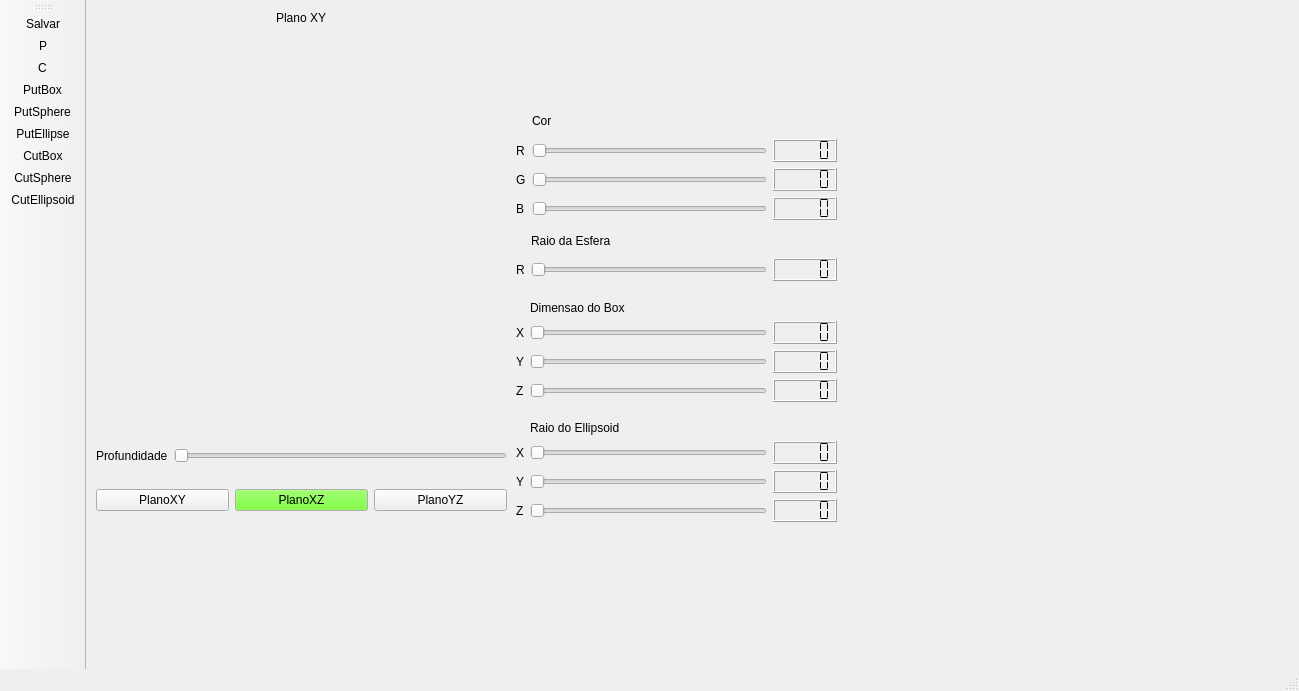
<?xml version="1.0" encoding="UTF-8"?>
<ui version="4.0">
 <class>MainWindow</class>
 <widget class="QMainWindow" name="MainWindow">
  <property name="geometry">
   <rect>
    <x>0</x>
    <y>0</y>
    <width>1299</width>
    <height>691</height>
   </rect>
  </property>
  <property name="windowTitle">
   <string>MainWindow</string>
  </property>
  <widget class="QWidget" name="centralwidget">
   <widget class="Plotter" name="widget" native="true">
    <property name="geometry">
     <rect>
      <x>10</x>
      <y>30</y>
      <width>411</width>
      <height>401</height>
     </rect>
    </property>
   </widget>
   <widget class="QWidget" name="horizontalLayoutWidget">
    <property name="geometry">
     <rect>
      <x>10</x>
      <y>480</y>
      <width>411</width>
      <height>41</height>
     </rect>
    </property>
    <layout class="QHBoxLayout" name="horizontalLayout">
     <item>
      <widget class="QPushButton" name="PlanoXY">
       <property name="text">
        <string>PlanoXY</string>
       </property>
      </widget>
     </item>
     <item>
      <widget class="QPushButton" name="PlanoXZ">
       <property name="palette">
        <palette>
         <active>
          <colorrole role="Button">
           <brush brushstyle="SolidPattern">
            <color alpha="255">
             <red>85</red>
             <green>255</green>
             <blue>0</blue>
            </color>
           </brush>
          </colorrole>
          <colorrole role="Link">
           <brush brushstyle="SolidPattern">
            <color alpha="255">
             <red>0</red>
             <green>0</green>
             <blue>255</blue>
            </color>
           </brush>
          </colorrole>
         </active>
         <inactive>
          <colorrole role="Button">
           <brush brushstyle="SolidPattern">
            <color alpha="255">
             <red>85</red>
             <green>255</green>
             <blue>0</blue>
            </color>
           </brush>
          </colorrole>
          <colorrole role="Link">
           <brush brushstyle="SolidPattern">
            <color alpha="255">
             <red>0</red>
             <green>0</green>
             <blue>255</blue>
            </color>
           </brush>
          </colorrole>
         </inactive>
         <disabled>
          <colorrole role="Button">
           <brush brushstyle="SolidPattern">
            <color alpha="255">
             <red>85</red>
             <green>255</green>
             <blue>0</blue>
            </color>
           </brush>
          </colorrole>
          <colorrole role="Link">
           <brush brushstyle="SolidPattern">
            <color alpha="255">
             <red>0</red>
             <green>0</green>
             <blue>255</blue>
            </color>
           </brush>
          </colorrole>
         </disabled>
        </palette>
       </property>
       <property name="text">
        <string>PlanoXZ</string>
       </property>
      </widget>
     </item>
     <item>
      <widget class="QPushButton" name="PlanoYZ">
       <property name="text">
        <string>PlanoYZ</string>
       </property>
      </widget>
     </item>
    </layout>
   </widget>
   <widget class="QWidget" name="horizontalLayoutWidget_2">
    <property name="geometry">
     <rect>
      <x>10</x>
      <y>440</y>
      <width>411</width>
      <height>31</height>
     </rect>
    </property>
    <layout class="QHBoxLayout" name="horizontalLayout_2">
     <item>
      <widget class="QLabel" name="label">
       <property name="text">
        <string>Profundidade</string>
       </property>
      </widget>
     </item>
     <item>
      <widget class="QSlider" name="Profundidade">
       <property name="maximum">
        <number>100</number>
       </property>
       <property name="sliderPosition">
        <number>0</number>
       </property>
       <property name="orientation">
        <enum>Qt::Horizontal</enum>
       </property>
      </widget>
     </item>
    </layout>
   </widget>
   <widget class="QLabel" name="label_5">
    <property name="geometry">
     <rect>
      <x>190</x>
      <y>10</y>
      <width>111</width>
      <height>16</height>
     </rect>
    </property>
    <property name="text">
     <string>Plano XY</string>
    </property>
   </widget>
   <widget class="QWidget" name="gridLayoutWidget">
    <property name="geometry">
     <rect>
      <x>430</x>
      <y>109</y>
      <width>321</width>
      <height>111</height>
     </rect>
    </property>
    <layout class="QGridLayout" name="gridLayout">
     <item row="1" column="0">
      <widget class="QLabel" name="label_2">
       <property name="text">
        <string>R</string>
       </property>
      </widget>
     </item>
     <item row="2" column="2">
      <widget class="QLCDNumber" name="GValor">
       <property name="segmentStyle">
        <enum>QLCDNumber::Flat</enum>
       </property>
      </widget>
     </item>
     <item row="1" column="2">
      <widget class="QLCDNumber" name="RValor">
       <property name="segmentStyle">
        <enum>QLCDNumber::Flat</enum>
       </property>
      </widget>
     </item>
     <item row="3" column="2">
      <widget class="QLCDNumber" name="BValor">
       <property name="segmentStyle">
        <enum>QLCDNumber::Flat</enum>
       </property>
      </widget>
     </item>
     <item row="2" column="1">
      <widget class="QSlider" name="SliderGreen">
       <property name="maximum">
        <number>255</number>
       </property>
       <property name="orientation">
        <enum>Qt::Horizontal</enum>
       </property>
      </widget>
     </item>
     <item row="3" column="0">
      <widget class="QLabel" name="label_4">
       <property name="text">
        <string>B</string>
       </property>
      </widget>
     </item>
     <item row="2" column="0">
      <widget class="QLabel" name="label_3">
       <property name="text">
        <string>G</string>
       </property>
      </widget>
     </item>
     <item row="0" column="1">
      <widget class="QLabel" name="label_6">
       <property name="text">
        <string>Cor</string>
       </property>
      </widget>
     </item>
     <item row="3" column="1">
      <widget class="QSlider" name="SliderBlue">
       <property name="maximum">
        <number>255</number>
       </property>
       <property name="orientation">
        <enum>Qt::Horizontal</enum>
       </property>
      </widget>
     </item>
     <item row="1" column="1">
      <widget class="QSlider" name="SliderRED">
       <property name="maximum">
        <number>255</number>
       </property>
       <property name="orientation">
        <enum>Qt::Horizontal</enum>
       </property>
      </widget>
     </item>
    </layout>
   </widget>
   <widget class="QWidget" name="gridLayoutWidget_2">
    <property name="geometry">
     <rect>
      <x>430</x>
      <y>230</y>
      <width>321</width>
      <height>51</height>
     </rect>
    </property>
    <layout class="QGridLayout" name="gridLayout_2">
     <item row="1" column="1">
      <widget class="QLabel" name="label_7">
       <property name="text">
        <string>Raio da Esfera</string>
       </property>
      </widget>
     </item>
     <item row="2" column="2">
      <widget class="QLCDNumber" name="RaioEsferaValor">
       <property name="segmentStyle">
        <enum>QLCDNumber::Flat</enum>
       </property>
      </widget>
     </item>
     <item row="2" column="1">
      <widget class="QSlider" name="SliderRaio">
       <property name="minimum">
        <number>1</number>
       </property>
       <property name="maximum">
        <number>100</number>
       </property>
       <property name="orientation">
        <enum>Qt::Horizontal</enum>
       </property>
      </widget>
     </item>
     <item row="2" column="0">
      <widget class="QLabel" name="label_16">
       <property name="text">
        <string>R</string>
       </property>
      </widget>
     </item>
    </layout>
   </widget>
   <widget class="QWidget" name="gridLayoutWidget_3">
    <property name="geometry">
     <rect>
      <x>430</x>
      <y>300</y>
      <width>321</width>
      <height>102</height>
     </rect>
    </property>
    <layout class="QGridLayout" name="gridLayout_3">
     <item row="4" column="0">
      <widget class="QLabel" name="label_11">
       <property name="text">
        <string>Z</string>
       </property>
      </widget>
     </item>
     <item row="3" column="2">
      <widget class="QLCDNumber" name="DimValorBoxY">
       <property name="segmentStyle">
        <enum>QLCDNumber::Flat</enum>
       </property>
      </widget>
     </item>
     <item row="2" column="2">
      <widget class="QLCDNumber" name="DimValorBoxX">
       <property name="segmentStyle">
        <enum>QLCDNumber::Flat</enum>
       </property>
      </widget>
     </item>
     <item row="4" column="1">
      <widget class="QSlider" name="SliderBoxDimZ">
       <property name="minimum">
        <number>1</number>
       </property>
       <property name="maximum">
        <number>100</number>
       </property>
       <property name="orientation">
        <enum>Qt::Horizontal</enum>
       </property>
      </widget>
     </item>
     <item row="3" column="1">
      <widget class="QSlider" name="SliderBoxDimY">
       <property name="minimum">
        <number>1</number>
       </property>
       <property name="maximum">
        <number>100</number>
       </property>
       <property name="orientation">
        <enum>Qt::Horizontal</enum>
       </property>
      </widget>
     </item>
     <item row="4" column="2">
      <widget class="QLCDNumber" name="DimValorBoxZ">
       <property name="segmentStyle">
        <enum>QLCDNumber::Flat</enum>
       </property>
      </widget>
     </item>
     <item row="2" column="1">
      <widget class="QSlider" name="SliderBoxDimX">
       <property name="minimum">
        <number>1</number>
       </property>
       <property name="maximum">
        <number>100</number>
       </property>
       <property name="orientation">
        <enum>Qt::Horizontal</enum>
       </property>
      </widget>
     </item>
     <item row="3" column="0">
      <widget class="QLabel" name="label_10">
       <property name="text">
        <string>Y</string>
       </property>
      </widget>
     </item>
     <item row="2" column="0">
      <widget class="QLabel" name="label_9">
       <property name="text">
        <string>X</string>
       </property>
      </widget>
     </item>
     <item row="1" column="1">
      <widget class="QLabel" name="label_8">
       <property name="text">
        <string>Dimensao do Box</string>
       </property>
      </widget>
     </item>
    </layout>
   </widget>
   <widget class="QWidget" name="gridLayoutWidget_4">
    <property name="geometry">
     <rect>
      <x>430</x>
      <y>420</y>
      <width>321</width>
      <height>102</height>
     </rect>
    </property>
    <layout class="QGridLayout" name="gridLayout_4">
     <item row="4" column="0">
      <widget class="QLabel" name="label_12">
       <property name="text">
        <string>Z</string>
       </property>
      </widget>
     </item>
     <item row="3" column="2">
      <widget class="QLCDNumber" name="DimValorEllipseY">
       <property name="segmentStyle">
        <enum>QLCDNumber::Flat</enum>
       </property>
      </widget>
     </item>
     <item row="2" column="2">
      <widget class="QLCDNumber" name="DimValorEllipseX">
       <property name="segmentStyle">
        <enum>QLCDNumber::Flat</enum>
       </property>
      </widget>
     </item>
     <item row="4" column="1">
      <widget class="QSlider" name="SliderEllipseDimZ">
       <property name="minimum">
        <number>1</number>
       </property>
       <property name="maximum">
        <number>100</number>
       </property>
       <property name="orientation">
        <enum>Qt::Horizontal</enum>
       </property>
      </widget>
     </item>
     <item row="3" column="1">
      <widget class="QSlider" name="SliderEllipseDimY">
       <property name="minimum">
        <number>1</number>
       </property>
       <property name="maximum">
        <number>100</number>
       </property>
       <property name="orientation">
        <enum>Qt::Horizontal</enum>
       </property>
      </widget>
     </item>
     <item row="4" column="2">
      <widget class="QLCDNumber" name="DimValorEllipseZ">
       <property name="segmentStyle">
        <enum>QLCDNumber::Flat</enum>
       </property>
      </widget>
     </item>
     <item row="2" column="1">
      <widget class="QSlider" name="SliderEllipseDimX">
       <property name="minimum">
        <number>1</number>
       </property>
       <property name="maximum">
        <number>100</number>
       </property>
       <property name="orientation">
        <enum>Qt::Horizontal</enum>
       </property>
      </widget>
     </item>
     <item row="3" column="0">
      <widget class="QLabel" name="label_13">
       <property name="text">
        <string>Y</string>
       </property>
      </widget>
     </item>
     <item row="2" column="0">
      <widget class="QLabel" name="label_14">
       <property name="text">
        <string>X</string>
       </property>
      </widget>
     </item>
     <item row="1" column="1">
      <widget class="QLabel" name="label_15">
       <property name="text">
        <string>Raio do Ellipsoid</string>
       </property>
      </widget>
     </item>
    </layout>
   </widget>
   <widget class="Cor" name="widgetCor" native="true">
    <property name="geometry">
     <rect>
      <x>550</x>
      <y>30</y>
      <width>91</width>
      <height>71</height>
     </rect>
    </property>
   </widget>
  </widget>
  <widget class="QMenuBar" name="menubar">
   <property name="geometry">
    <rect>
     <x>0</x>
     <y>0</y>
     <width>1299</width>
     <height>21</height>
    </rect>
   </property>
  </widget>
  <widget class="QStatusBar" name="statusbar"/>
  <widget class="QToolBar" name="toolBar">
   <property name="windowTitle">
    <string>toolBar</string>
   </property>
   <attribute name="toolBarArea">
    <enum>LeftToolBarArea</enum>
   </attribute>
   <attribute name="toolBarBreak">
    <bool>false</bool>
   </attribute>
   <addaction name="actionSalvar"/>
   <addaction name="actionPutVoxel"/>
   <addaction name="actionCutVoxel"/>
   <addaction name="actionPutBox"/>
   <addaction name="actionPutSphere"/>
   <addaction name="actionPutEllipse"/>
   <addaction name="actionCutBox"/>
   <addaction name="actionCutSphere"/>
   <addaction name="actionCutEllipsoid"/>
  </widget>
  <action name="actionPutBox">
   <property name="icon">
    <iconset resource="recursos.qrc">
     <normaloff>:/new/icones/putBoxIcon</normaloff>:/new/icones/putBoxIcon</iconset>
   </property>
   <property name="text">
    <string>PutBox</string>
   </property>
   <property name="toolTip">
    <string>PutBox</string>
   </property>
  </action>
  <action name="actionPutSphere">
   <property name="icon">
    <iconset resource="recursos.qrc">
     <normaloff>:/new/icones/putSphereIcon</normaloff>:/new/icones/putSphereIcon</iconset>
   </property>
   <property name="text">
    <string>PutSphere</string>
   </property>
   <property name="toolTip">
    <string>PutSphere</string>
   </property>
  </action>
  <action name="actionPutEllipse">
   <property name="icon">
    <iconset resource="recursos.qrc">
     <normaloff>:/new/icones/putEllipsoidIcon</normaloff>:/new/icones/putEllipsoidIcon</iconset>
   </property>
   <property name="text">
    <string>PutEllipse</string>
   </property>
   <property name="toolTip">
    <string>PutEllipse</string>
   </property>
  </action>
  <action name="actionPutVoxel">
   <property name="text">
    <string>P</string>
   </property>
   <property name="toolTip">
    <string>PutVoxel</string>
   </property>
  </action>
  <action name="actionCutBox">
   <property name="icon">
    <iconset resource="recursos.qrc">
     <normaloff>:/new/icones/recursos/cutBox.png</normaloff>:/new/icones/recursos/cutBox.png</iconset>
   </property>
   <property name="text">
    <string>CutBox</string>
   </property>
   <property name="toolTip">
    <string>CutBox</string>
   </property>
  </action>
  <action name="actionCutSphere">
   <property name="icon">
    <iconset resource="recursos.qrc">
     <normaloff>:/new/icones/recursos/cutSphere.png</normaloff>:/new/icones/recursos/cutSphere.png</iconset>
   </property>
   <property name="text">
    <string>CutSphere</string>
   </property>
   <property name="toolTip">
    <string>CutSphere</string>
   </property>
  </action>
  <action name="actionCutEllipsoid">
   <property name="icon">
    <iconset resource="recursos.qrc">
     <normaloff>:/new/icones/recursos/cutEllipsoid.png</normaloff>:/new/icones/recursos/cutEllipsoid.png</iconset>
   </property>
   <property name="text">
    <string>CutEllipsoid</string>
   </property>
   <property name="toolTip">
    <string>CutEllipsoid</string>
   </property>
  </action>
  <action name="actionCutVoxel">
   <property name="text">
    <string>C</string>
   </property>
   <property name="toolTip">
    <string>CutVoxel</string>
   </property>
  </action>
  <action name="actionSalvar">
   <property name="icon">
    <iconset resource="recursos.qrc">
     <normaloff>:/new/icones/recursos/salvar.png</normaloff>:/new/icones/recursos/salvar.png</iconset>
   </property>
   <property name="text">
    <string>Salvar</string>
   </property>
   <property name="toolTip">
    <string>Salvar</string>
   </property>
  </action>
 </widget>
 <customwidgets>
  <customwidget>
   <class>Plotter</class>
   <extends>QWidget</extends>
   <header location="global">plotter.h</header>
   <container>1</container>
   <slots>
    <slot>setAmplitude(int)</slot>
    <slot>slot1()</slot>
    <slot>exibeCorSelecionada(int)</slot>
   </slots>
  </customwidget>
  <customwidget>
   <class>Cor</class>
   <extends>QWidget</extends>
   <header location="global">cor.h</header>
   <container>1</container>
  </customwidget>
 </customwidgets>
 <resources>
  <include location="recursos.qrc"/>
 </resources>
 <connections>
  <connection>
   <sender>SliderRED</sender>
   <signal>valueChanged(int)</signal>
   <receiver>RValor</receiver>
   <slot>display(int)</slot>
   <hints>
    <hint type="sourcelabel">
     <x>632</x>
     <y>174</y>
    </hint>
    <hint type="destinationlabel">
     <x>740</x>
     <y>173</y>
    </hint>
   </hints>
  </connection>
  <connection>
   <sender>SliderGreen</sender>
   <signal>valueChanged(int)</signal>
   <receiver>GValor</receiver>
   <slot>display(int)</slot>
   <hints>
    <hint type="sourcelabel">
     <x>581</x>
     <y>201</y>
    </hint>
    <hint type="destinationlabel">
     <x>757</x>
     <y>197</y>
    </hint>
   </hints>
  </connection>
  <connection>
   <sender>SliderBlue</sender>
   <signal>valueChanged(int)</signal>
   <receiver>BValor</receiver>
   <slot>display(int)</slot>
   <hints>
    <hint type="sourcelabel">
     <x>592</x>
     <y>232</y>
    </hint>
    <hint type="destinationlabel">
     <x>744</x>
     <y>234</y>
    </hint>
   </hints>
  </connection>
  <connection>
   <sender>SliderRaio</sender>
   <signal>valueChanged(int)</signal>
   <receiver>RaioEsferaValor</receiver>
   <slot>display(int)</slot>
   <hints>
    <hint type="sourcelabel">
     <x>629</x>
     <y>283</y>
    </hint>
    <hint type="destinationlabel">
     <x>734</x>
     <y>294</y>
    </hint>
   </hints>
  </connection>
  <connection>
   <sender>SliderBoxDimX</sender>
   <signal>valueChanged(int)</signal>
   <receiver>DimValorBoxX</receiver>
   <slot>display(int)</slot>
   <hints>
    <hint type="sourcelabel">
     <x>615</x>
     <y>352</y>
    </hint>
    <hint type="destinationlabel">
     <x>744</x>
     <y>357</y>
    </hint>
   </hints>
  </connection>
  <connection>
   <sender>SliderBoxDimY</sender>
   <signal>valueChanged(int)</signal>
   <receiver>DimValorBoxY</receiver>
   <slot>display(int)</slot>
   <hints>
    <hint type="sourcelabel">
     <x>617</x>
     <y>375</y>
    </hint>
    <hint type="destinationlabel">
     <x>735</x>
     <y>391</y>
    </hint>
   </hints>
  </connection>
  <connection>
   <sender>SliderBoxDimZ</sender>
   <signal>valueChanged(int)</signal>
   <receiver>DimValorBoxZ</receiver>
   <slot>display(int)</slot>
   <hints>
    <hint type="sourcelabel">
     <x>666</x>
     <y>412</y>
    </hint>
    <hint type="destinationlabel">
     <x>734</x>
     <y>412</y>
    </hint>
   </hints>
  </connection>
  <connection>
   <sender>SliderEllipseDimX</sender>
   <signal>valueChanged(int)</signal>
   <receiver>DimValorEllipseX</receiver>
   <slot>display(int)</slot>
   <hints>
    <hint type="sourcelabel">
     <x>624</x>
     <y>473</y>
    </hint>
    <hint type="destinationlabel">
     <x>759</x>
     <y>477</y>
    </hint>
   </hints>
  </connection>
  <connection>
   <sender>SliderEllipseDimY</sender>
   <signal>valueChanged(int)</signal>
   <receiver>DimValorEllipseY</receiver>
   <slot>display(int)</slot>
   <hints>
    <hint type="sourcelabel">
     <x>582</x>
     <y>505</y>
    </hint>
    <hint type="destinationlabel">
     <x>734</x>
     <y>502</y>
    </hint>
   </hints>
  </connection>
  <connection>
   <sender>SliderEllipseDimZ</sender>
   <signal>valueChanged(int)</signal>
   <receiver>DimValorEllipseZ</receiver>
   <slot>display(int)</slot>
   <hints>
    <hint type="sourcelabel">
     <x>645</x>
     <y>529</y>
    </hint>
    <hint type="destinationlabel">
     <x>746</x>
     <y>532</y>
    </hint>
   </hints>
  </connection>
 </connections>
</ui>
